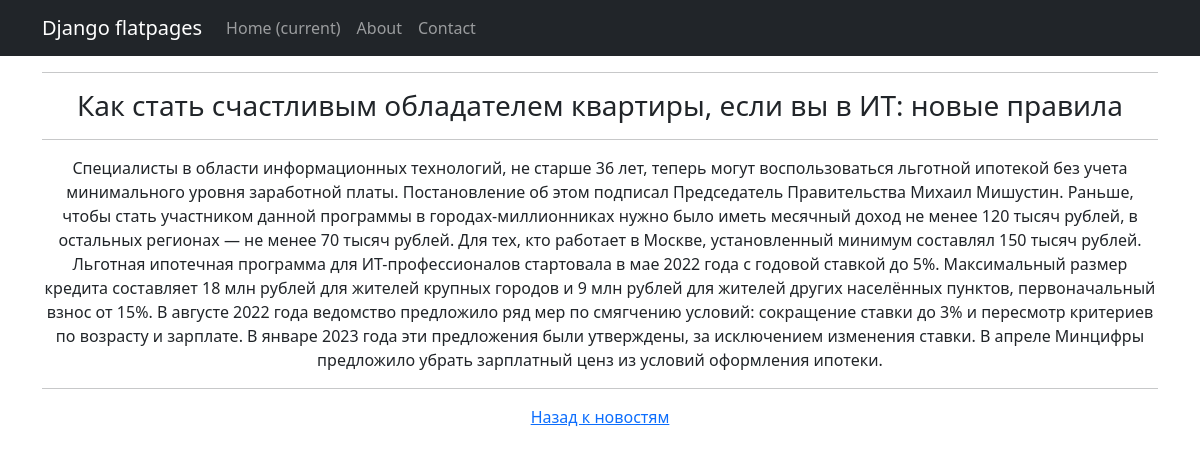
The page /news/21 on the database its author committed.
### news/models.py (models this page shows, shortened)
class Post(models.Model):
    author = models.ForeignKey(Author, on_delete=models.CASCADE)
    NEWS = 'NW'
    ARTICLE = 'AR'
    REVIEW = 'RW'
    INTERVIEW = 'IW'
    CATEGORY_CHOISES = (
        (NEWS, "Новость"),
        (ARTICLE, "Статья"),
        (REVIEW, "Обзор"),
        (INTERVIEW, "Интервью")
    )
    categoryType = models.CharField(max_length=2, choices=CATEGORY_CHOISES, default=ARTICLE)
    dateCreation = models.DateTimeField(auto_now_add=True)
    postCategory = models.ManyToManyField(Category, through='PostCategory')
    title = models.CharField(max_length=128)
    text = models.TextField()
    rating = models.SmallIntegerField(default=0)

### news/views.py (the view)
# urls.py: path('<int:pk>', NewsDetail.as_view(), name='post_detail'),
class NewsDetail(DetailView):
    model = Post
    template_name = 'item.html'
    context_object_name = 'item'
    name = 'post_detail'

### news/templatetags/censor_filter.py (called while the page is built)
@register.filter()
def censor(sentence):
    text = sentence.split()
    for i, word in enumerate(text):
        if word in bad_words:
            text[i] = word[0] + '***'
    return ' '.join(text)

### news/templates/news/item.html (shortened to what this page needs)
{% extends 'default.html' %}
{% load censor_filter %}
{% block content %}
<hr>
<h3>{{ item.title|censor }}</h3>
<hr>
<p>{{ item.text }}</p>
<hr>
<a href="http://127.0.0.1:8000/news/">Назад к новостям</a>
{% endblock content %}

### rows shown on the page
Post: title|censor "Как стать счастливым обладателем квартиры, если вы в ИТ: новые правила", text "Специалисты в области информационных технологий, не старше 36 лет, теперь могут воспользоваться льготной ипотекой без учета минимального уровня заработной платы. Постановление об этом подписал Председатель Правительства Михаил Мишустин. Раньше, чтобы стать участником данной программы в городах-миллионниках нужно было иметь месячный доход не менее 120 тысяч рублей, в остальных регионах — не менее 70 тысяч рублей. Для тех, кто работает в Москве, установленный минимум составлял 150 тысяч рублей. Льготная ипотечная программа для ИТ-профессионалов стартовала в мае 2022 года с годовой ставкой до 5%. Максимальный размер кредита составляет 18 млн рублей для жителей крупных городов и 9 млн рублей…"
